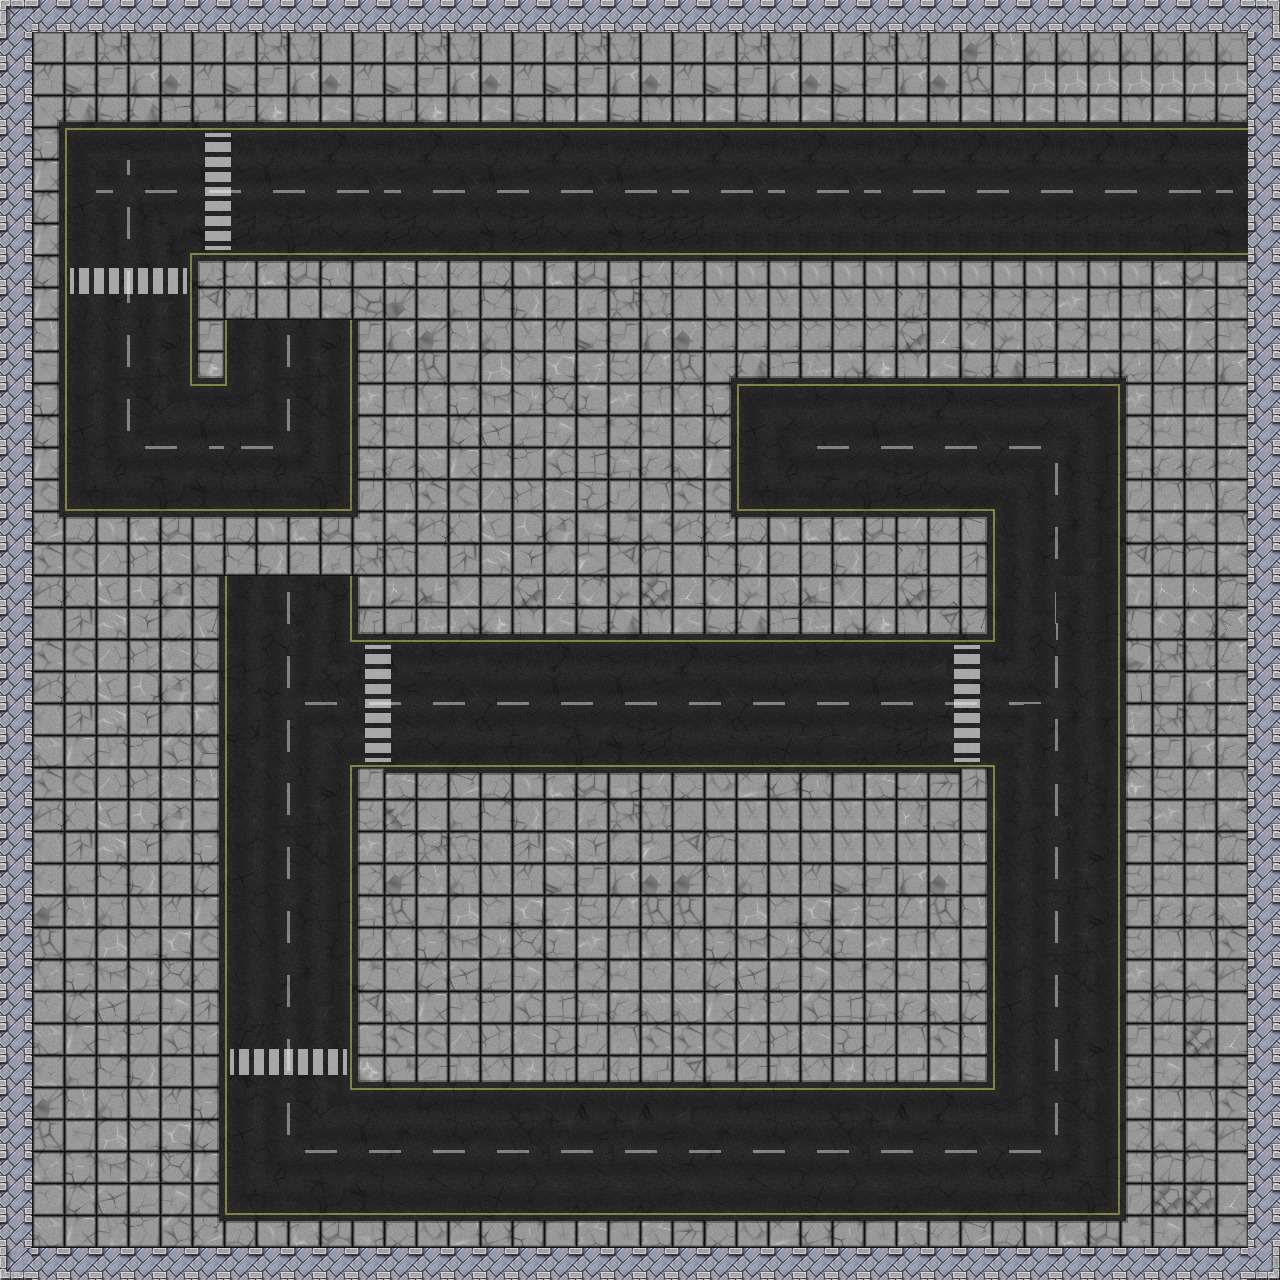

This is a level from a 2D game, rendered from its Tiled map with the project's own tilesets. A one-line summary and the map file follow, with tile-layer data summarised:
An orthogonal 40x40 tile map with 32x32 px tiles, 1 tile layer (Tile Layer 1), 4 tilesets.

<map version="1.2" tiledversion="1.3.4" orientation="orthogonal" renderorder="right-down" width="40" height="40" tilewidth="32" tileheight="32" infinite="0" nextlayerid="3" nextobjectid="1">
 <tileset firstgid="1" source="shoot-doode-tileset.tsx" />
 <tileset firstgid="193" source="cobbleset-64.tsx" />
 <tileset firstgid="449" source="Roads1.tsx" />
 <tileset firstgid="961" source="preview.tsx" />
 <layer id="2" name="Tile Layer 1" width="40" height="40">
  <data>[1600 cells, 1600 non-empty, 628 distinct tile ids]</data>
 </layer>
</map>
